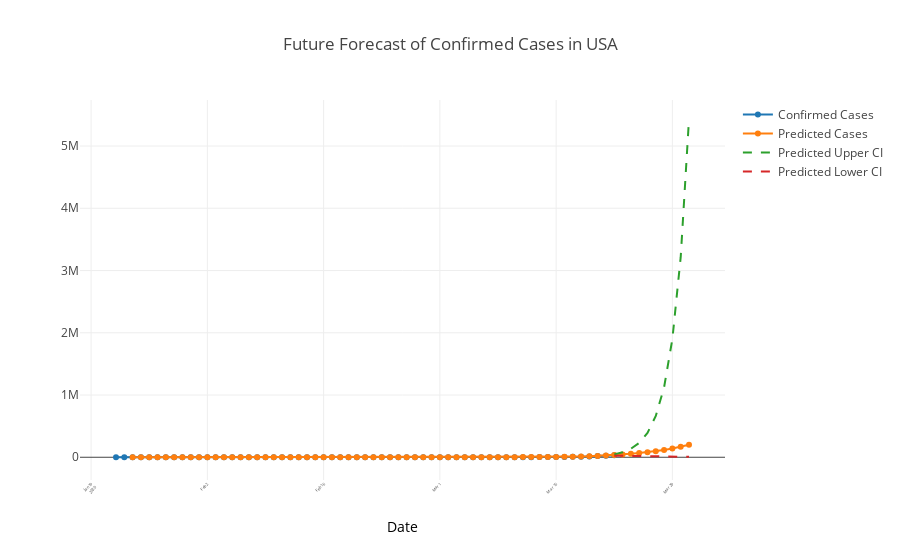

The notebook cell saved with this chart:
### Code cell
trace0 = go.Scatter(y = df['confirmed'],x = df.index,mode = 'markers+lines',name = 'Confirmed Cases')
trace1 = go.Scatter(y = df_pred['Predicted'],x = df_pred.index, mode = 'markers+lines',name = 'Predicted Cases')
trace2 = go.Scatter(y = df_pred_upper['Predicted'][-10:],x = df_pred_upper.index[-10:], mode = 'lines',line={'dash': 'dash'},name = 'Predicted Upper CI')
trace3 = go.Scatter(y = df_pred_lower['Predicted'][-10:],x = df_pred_lower.index[-10:], mode = 'lines',line={'dash': 'dash'},name = 'Predicted Lower CI')



data = [trace0, trace1, trace2, trace3]
layout = dict(
    title = ' Future Forecast of Confirmed Cases in USA'+'<br>', 
    xaxis=dict(
        title= dict(text = 'Date',font = dict(color = 'black')),
        tickangle = -45,
        tickfont=dict(size = 4),
        automargin=True)
)

fig = go.Figure(data, layout)
off.iplot(fig)
fig.write_html('Plots/CB_Future Prediction_USA.html')    # save as html file
fig.write_image('Plots/CB_Future Prediction_USA.pdf')    # save as image file

### Figure 1 — Plotly figure (JSON) as saved in the notebook; plotly's stock layout.template omitted (floating-point values rounded to 4 significant figures)
{"data": [{"mode": "markers+lines", "name": "Confirmed Cases", "type": "scatter", "uid": "d3bdf1de-1adf-4183-b857-dd1bc48392f8", "x": ["2020-01-22", "2020-01-23", "2020-01-24", "2020-01-25", "2020-01-26", "2020-01-27", "2020-01-28", "2020-01-29", "2020-01-30", "2020-01-31", "2020-02-01", "2020-02-02", "2020-02-03", "2020-02-04", "2020-02-05", "2020-02-06", "2020-02-07", "2020-02-08", "2020-02-09", "2020-02-10", "2020-02-11", "2020-02-12", "2020-02-13", "2020-02-14", "2020-02-15", "2020-02-16", "2020-02-17", "2020-02-18", "2020-02-19", "2020-02-20", "2020-02-21", "2020-02-22", "2020-02-23", "2020-02-24", "2020-02-25", "2020-02-26", "2020-02-27", "2020-02-28", "2020-02-29", "2020-03-01", "2020-03-02", "2020-03-03", "2020-03-04", "2020-03-05", "2020-03-06", "2020-03-07", "2020-03-08", "2020-03-09", "2020-03-10", "2020-03-11", "2020-03-12", "2020-03-13", "2020-03-14", "2020-03-15", "2020-03-16", "2020-03-17", "2020-03-18", "2020-03-19", "2020-03-20", "2020-03-21", "2020-03-22"], "y": [1, 1, 2, 2, 5, 5, 5, 5, 5, 7, 8, 8, 11, 11, 11, 11, 11, 11, 11, 11, 12, 12, 13, 13, 13, 13, 13, 13, 13, 13, 15, 15, 15, 51, 51, 57, 58, 60, 68, 74, 98, 118, 149, 217, 262, 402, 518, 583, 959, 1281, 1663, 2179, 2727, 3499, 4632, 6421, 7783, 13677, 19100, 25489, 33272]}, {"mode": "markers+lines", "name": "Predicted Cases", "type": "scatter", "uid": "ee77ded1-4bf3-443d-84a3-93f71cc0c6cd", "x": ["2020-01-24", "2020-01-25", "2020-01-26", "2020-01-27", "2020-01-28", "2020-01-29", "2020-01-30", "2020-01-31", "2020-02-01", "2020-02-02", "2020-02-03", "2020-02-04", "2020-02-05", "2020-02-06", "2020-02-07", "2020-02-08", "2020-02-09", "2020-02-10", "2020-02-11", "2020-02-12", "2020-02-13", "2020-02-14", "2020-02-15", "2020-02-16", "2020-02-17", "2020-02-18", "2020-02-19", "2020-02-20", "2020-02-21", "2020-02-22", "2020-02-23", "2020-02-24", "2020-02-25", "2020-02-26", "2020-02-27", "2020-02-28", "2020-02-29", "2020-03-01", "2020-03-02", "2020-03-03", "2020-03-04", "2020-03-05", "2020-03-06", "2020-03-07", "2020-03-08", "2020-03-09", "2020-03-10", "2020-03-11", "2020-03-12", "2020-03-13", "2020-03-14", "2020-03-15", "2020-03-16", "2020-03-17", "2020-03-18", "2020-03-19", "2020-03-20", "2020-03-21", "2020-03-22", "2020-03-23", "2020-03-24", "2020-03-25", "2020-03-26", "2020-03-27", "2020-03-28", "2020-03-29", "2020-03-30", "2020-03-31"], "y": [1, 1, 2, 3, 3, 4, 4, 5, 6, 7, 8, 10, 11, 13, 14, 15, 16, 18, 19, 22, 24, 27, 30, 33, 36, 39, 43, 47, 51, 58, 65, 71, 119, 162, 183, 205, 227, 260, 298, 364, 445, 544, 706, 878, 1151, 1479, 1757, 2331, 3072, 3862, 4848, 5997, 7423, 9332, 11991, 14812, 20378, 27601, 35323, 44493, 54778, 66628, 80521, 96979, 116589, 140029, 168096, 201734]}, {"line": {"dash": "dash"}, "mode": "lines", "name": "Predicted Upper CI", "type": "scatter", "uid": "e65f0061-fd88-458a-b504-28d94da82b8f", "x": ["2020-03-22", "2020-03-23", "2020-03-24", "2020-03-25", "2020-03-26", "2020-03-27", "2020-03-28", "2020-03-29", "2020-03-30", "2020-03-31"], "y": [46490.0, 79550.0, 135800.0, 231000.0, 391900.0, 663900.0, 1124000.0, 1901000.0, 3214000.0, 5434000.0]}, {"line": {"dash": "dash"}, "mode": "lines", "name": "Predicted Lower CI", "type": "scatter", "uid": "dc91ede2-4864-4e0d-92fc-07112b9cf7a0", "x": ["2020-03-22", "2020-03-23", "2020-03-24", "2020-03-25", "2020-03-26", "2020-03-27", "2020-03-28", "2020-03-29", "2020-03-30", "2020-03-31"], "y": [26000.0, 23030.0, 19960.0, 17140.0, 14650.0, 12500.0, 10660.0, 9078.0, 7732.0, 6584.0]}], "layout": {"title": {"text": " Future Forecast of Confirmed Cases in USA<br>"}, "xaxis": {"automargin": true, "tickangle": -45, "tickfont": {"size": 4}, "title": {"font": {"color": "black"}, "text": "Date"}}}}
